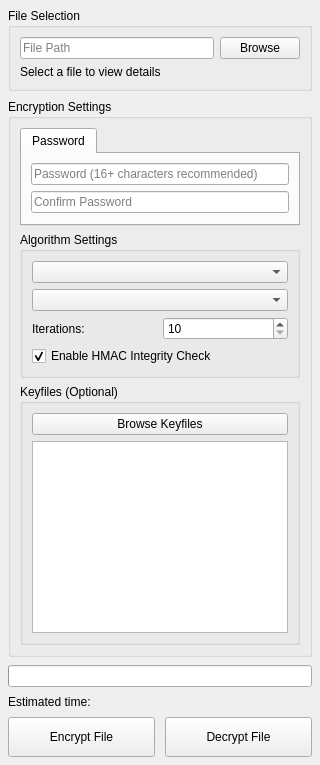
                        <widget class="QWidget" name="fileTab">
                            <attribute name="title">
                                <string>File Encryption</string>
                            </attribute>
                            <property name="sizePolicy">
                                <sizepolicy hsizetype="MinimumExpanding" vsizetype="MinimumExpanding">
                                    <horstretch>1</horstretch>
                                    <verstretch>1</verstretch>
                                </sizepolicy>
                            </property>
                            <layout class="QVBoxLayout" name="verticalLayout_3">
                                <property name="spacing">
                                    <number>8</number>
                                </property>
                                <property name="leftMargin">
                                    <number>8</number>
                                </property>
                                <property name="rightMargin">
                                    <number>8</number>
                                </property>
                                <property name="topMargin">
                                    <number>8</number>
                                </property>
                                <property name="bottomMargin">
                                    <number>8</number>
                                </property>
                                <item>
                                    <widget class="QGroupBox" name="fileSelectionGroup">
                                        <property name="title">
                                            <string>File Selection</string>
                                        </property>
                                        <layout class="QVBoxLayout" name="fileSelectionLayout">
                                            <item>
                                                <layout class="QHBoxLayout" name="horizontalLayout_5">
                                                    <item>
                                                        <widget class="QLineEdit" name="filePathLineEdit">
                                                            <property name="placeholderText">
                                                                <string>File Path</string>
                                                            </property>
                                                        </widget>
                                                    </item>
                                                    <item>
                                                        <widget class="QPushButton" name="fileBrowseButton">
                                                            <property name="text">
                                                                <string>Browse</string>
                                                            </property>
                                                            <property name="icon">
                                                                <iconset theme="document-open"/>
                                                            </property>
                                                        </widget>
                                                    </item>
                                                </layout>
                                            </item>
                                            <item>
                                                <widget class="QLabel" name="fileInfoLabel">
                                                    <property name="text">
                                                        <string>Select a file to view details</string>
                                                    </property>
                                                    <property name="wordWrap">
                                                        <bool>true</bool>
                                                    </property>
                                                </widget>
                                            </item>
                                        </layout>
                                    </widget>
                                </item>
                                <item>
                                    <widget class="QGroupBox" name="fileEncryptionGroup">
                                        <property name="title">
                                            <string>Encryption Settings</string>
                                        </property>
                                        <layout class="QVBoxLayout" name="fileEncryptionSettingsLayout">
                                            <item>
                                                <widget class="QTabWidget" name="fileSecurityTabs">
                                                    <property name="currentIndex">
                                                        <number>0</number>
                                                    </property>
                                                    <widget class="QWidget" name="filePasswordTab">
                                                        <attribute name="title">
                                                            <string>Password</string>
                                                        </attribute>
                                                        <layout class="QVBoxLayout" name="filePasswordLayout">
                                                            <item>
                                                                <widget class="QLineEdit" name="filePasswordLineEdit">
                                                                    <property name="echoMode">
                                                                        <enum>QLineEdit::Password</enum>
                                                                    </property>
                                                                    <property name="placeholderText">
                                                                        <string>Password (16+ characters recommended)</string>
                                                                    </property>
                                                                    <property name="minimumHeight">
                                                                        <number>25</number>
                                                                    </property>
                                                                </widget>
                                                            </item>
                                                            <item>
                                                                <widget class="QLineEdit" name="fileConfirmPasswordLineEdit">
                                                                    <property name="echoMode">
                                                                        <enum>QLineEdit::Password</enum>
                                                                    </property>
                                                                    <property name="placeholderText">
                                                                        <string>Confirm Password</string>
                                                                    </property>
                                                                    <property name="minimumHeight">
                                                                        <number>25</number>
                                                                    </property>
                                                                </widget>
                                                            </item>
                                                        </layout>
                                                    </widget>
                                                </widget>
                                            </item>
                                            <item>
                                                <widget class="QGroupBox" name="fileAlgorithmGroup">
                                                    <property name="title">
                                                        <string>Algorithm Settings</string>
                                                    </property>
                                                    <layout class="QVBoxLayout" name="fileAlgorithmLayout">
                                                        <item>
                                                            <widget class="QComboBox" name="fileAlgorithmComboBox">
                                                                <property name="toolTip">
                                                                    <string>Select Encryption Algorithm</string>
                                                                </property>
                                                            </widget>
                                                        </item>
                                                        <item>
                                                            <widget class="QComboBox" name="kdfComboBox">
                                                                <property name="toolTip">
                                                                    <string>Select Key Derivation Function</string>
                                                                </property>
                                                            </widget>
                                                        </item>
                                                        <item>
                                                            <layout class="QHBoxLayout" name="horizontalLayout_9">
                                                                <item>
                                                                    <widget class="QLabel" name="iterationsLabel">
                                                                        <property name="text">
                                                                            <string>Iterations:</string>
                                                                        </property>
                                                                    </widget>
                                                                </item>
                                                                <item>
                                                                    <widget class="QSpinBox" name="iterationsSpinBox">
                                                                        <property name="minimum">
                                                                            <number>10</number>
                                                                        </property>
                                                                        <property name="maximum">
                                                                            <number>1000000</number>
                                                                        </property>
                                                                        <property name="value">
                                                                            <number>10</number>
                                                                        </property>
                                                                        <property name="toolTip">
                                                                            <string>Maps to the KDF time-cost parameter. For PBKDF2 use 600,000+ (no memory-hardness). Argon2/Scrypt also use a memory cost; 10+ is reasonable.</string>
                                                                        </property>
                                                                    </widget>
                                                                </item>
                                                            </layout>
                                                        </item>
                                                        <item>
                                                            <widget class="QCheckBox" name="hmacCheckBox">
                                                                <property name="text">
                                                                    <string>Enable HMAC Integrity Check</string>
                                                                </property>
                                                                <property name="checked">
                                                                    <bool>true</bool>
                                                                </property>
                                                                <property name="toolTip">
                                                                    <string>Adds an HMAC over the ciphertext to detect tampering. Recommended for non-AEAD ciphers (CBC/CTR). Redundant but harmless with GCM/ChaCha20-Poly1305.</string>
                                                                </property>
                                                            </widget>
                                                        </item>
                                                    </layout>
                                                </widget>
                                            </item>
                                            <item>
                                                <widget class="QGroupBox" name="fileKeyfileGroup">
                                                    <property name="title">
                                                        <string>Keyfiles (Optional)</string>
                                                    </property>
                                                    <layout class="QVBoxLayout" name="fileKeyfileLayout">
                                                        <item>
                                                            <widget class="QPushButton" name="fileKeyfileBrowseButton">
                                                                <property name="text">
                                                                    <string>Browse Keyfiles</string>
                                                                </property>
                                                                <property name="icon">
                                                                    <iconset theme="document-open"/>
                                                                </property>
                                                            </widget>
                                                        </item>
                                                        <item>
                                                            <widget class="CustomListWidget" name="fileKeyfileListWidget"/>
                                                        </item>
                                                    </layout>
                                                </widget>
                                            </item>
                                        </layout>
                                    </widget>
                                </item>
                                <item>
                                    <widget class="QProgressBar" name="fileProgressBar">
                                        <property name="visible">
                                            <bool>false</bool>
                                        </property>
                                    </widget>
                                </item>
                                <item>
                                    <widget class="QLabel" name="fileEstimatedTimeLabel">
                                        <property name="text">
                                            <string>Estimated time: </string>
                                        </property>
                                        <property name="visible">
                                            <bool>false</bool>
                                        </property>
                                    </widget>
                                </item>
                                <item>
                                    <layout class="QHBoxLayout" name="horizontalLayout_6">
                                        <property name="spacing">
                                            <number>10</number>
                                        </property>
                                        <property name="sizeConstraint">
                                            <enum>QLayout::SetDefaultConstraint</enum>
                                        </property>
                                        <item>
                                            <widget class="QPushButton" name="fileEncryptButton">
                                                <property name="text">
                                                    <string>Encrypt File</string>
                                                </property>
                                                <property name="sizePolicy">
                                                    <sizepolicy hsizetype="Expanding" vsizetype="Preferred">
                                                        <horstretch>1</horstretch>
                                                        <verstretch>0</verstretch>
                                                    </sizepolicy>
                                                </property>
                                                <property name="minimumSize">
                                                    <size>
                                                        <width>120</width>
                                                        <height>40</height>
                                                    </size>
                                                </property>
                                                <property name="icon">
                                                    <iconset theme="document-encrypt"/>
                                                </property>
                                            </widget>
                                        </item>
                                        <item>
                                            <widget class="QPushButton" name="fileDecryptButton">
                                                <property name="text">
                                                    <string>Decrypt File</string>
                                                </property>
                                                <property name="sizePolicy">
                                                    <sizepolicy hsizetype="Expanding" vsizetype="Preferred">
                                                        <horstretch>1</horstretch>
                                                        <verstretch>0</verstretch>
                                                    </sizepolicy>
                                                </property>
                                                <property name="minimumSize">
                                                    <size>
                                                        <width>120</width>
                                                        <height>40</height>
                                                    </size>
                                                </property>
                                                <property name="icon">
                                                    <iconset theme="document-decrypt"/>
                                                </property>
                                            </widget>
                                        </item>
                                    </layout>
                                </item>
                            </layout>
                        </widget>
